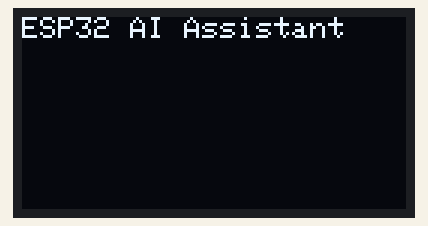
The sketch below on a simulated ESP32. Parts: 128×64 one-colour display. WiFi joins after 1.5 s; servers stay silent unless stated; I2S audio is not simulated (input reads silence); uploads are accepted with an empty reply; what the sketch prints to the serial monitor is not drawn.

Above: at 0.1 s.
At 1.6 s:
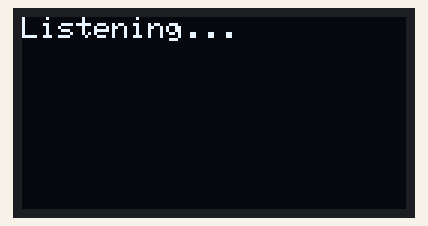
At 12.3 s:
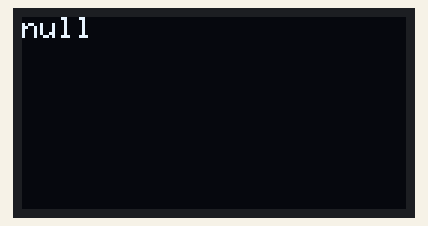

Measured:
- what the display in image 1 shows lasts 10.6 s, from 1.6 s to 12.2 s
- what the display in image 2 shows lasts 1.1 s, from 12.2 s to 13.3 s

The sketch:

main.ino
```cpp
#include <WiFi.h>
#include <HTTPClient.h>
#include <Wire.h>
#include <Adafruit_GFX.h>
#include <Adafruit_SSD1306.h>
#include <driver/i2s.h>
#include <ArduinoJson.h>

// WiFi credentials
const char* ssid = "YOUR_WIFI_SSID";
const char* password = "YOUR_WIFI_PASSWORD";

// API Keys
const char* DEEPGRAM_API_KEY = "YOUR_DEEPGRAM_API_KEY";
const char* GEMINI_API_KEY = "YOUR_GEMINI_API_KEY";

// OLED Display settings
#define SCREEN_WIDTH 128
#define SCREEN_HEIGHT 64
#define OLED_RESET -1
Adafruit_SSD1306 display(SCREEN_WIDTH, SCREEN_HEIGHT, &Wire, OLED_RESET);

// I2S Microphone settings
#define I2S_WS 15
#define I2S_SD 32
#define I2S_SCK 14
#define I2S_PORT I2S_NUM_0
#define BUFFER_SIZE 1024
int16_t sBuffer[BUFFER_SIZE];

void setup() {
  Serial.begin(115200);

  // Initialize OLED
  if(!display.begin(SSD1306_SWITCHCAPVCC, 0x3C)) {
    Serial.println(F("SSD1306 allocation failed"));
    for(;;);
  }
  display.clearDisplay();
  display.setTextSize(1);
  display.setTextColor(WHITE);
  display.setCursor(0,0);
  display.println("ESP32 AI Assistant");
  display.display();

  // Connect to WiFi
  WiFi.begin(ssid, password);
  while (WiFi.status() != WL_CONNECTED) {
    delay(500);
    Serial.print(".");
  }
  Serial.println("\nWiFi Connected!");

  // Configure I2S
  esp_err_t err;
  const i2s_config_t i2s_config = {
    .mode = (i2s_mode_t)(I2S_MODE_MASTER | I2S_MODE_RX),
    .sample_rate = 16000,
    .bits_per_sample = I2S_BITS_PER_SAMPLE_16BIT,
    .channel_format = I2S_CHANNEL_FMT_ONLY_LEFT,
    .communication_format = I2S_COMM_FORMAT_STAND_I2S,
    .intr_alloc_flags = ESP_INTR_FLAG_LEVEL1,
    .dma_buf_count = 4,
    .dma_buf_len = 1024,
    .use_apll = false
  };

  const i2s_pin_config_t pin_config = {
    .bck_io_num = I2S_SCK,
    .ws_io_num = I2S_WS,
    .data_out_num = I2S_PIN_NO_CHANGE,
    .data_in_num = I2S_SD
  };

  err = i2s_driver_install(I2S_PORT, &i2s_config, 0, NULL);
  if (err != ESP_OK) {
    Serial.println("Failed to install I2S driver");
    return;
  }

  err = i2s_set_pin(I2S_PORT, &pin_config);
  if (err != ESP_OK) {
    Serial.println("Failed to set I2S pins");
    return;
  }
}

String recordAudio() {
  size_t bytesRead = 0;
  String audioData = "";

  // Record for 5 seconds
  for(int i = 0; i < 160; i++) {
    i2s_read(I2S_PORT, sBuffer, BUFFER_SIZE * 2, &bytesRead, portMAX_DELAY);
    for(int j = 0; j < BUFFER_SIZE; j++) {
      audioData += String(sBuffer[j]) + ",";
    }
  }
  return audioData;
}

String speechToText(String audioData) {
  HTTPClient http;
  http.begin("https://api.deepgram.com/v1/listen");
  http.addHeader("Authorization", "Token " + String(DEEPGRAM_API_KEY));
  http.addHeader("Content-Type", "audio/raw");

  int httpCode = http.POST(audioData);
  String response = http.getString();
  http.end();

  // Parse JSON response
  DynamicJsonDocument doc(1024);
  deserializeJson(doc, response);
  return doc["results"]["channels"][0]["alternatives"][0]["transcript"].as<String>();
}

String getGeminiResponse(String query) {
  HTTPClient http;
  http.begin("https://generativelanguage.googleapis.com/v1beta/models/gemini-1.5-flash:generateContent?key=" + String(GEMINI_API_KEY));
  http.addHeader("Content-Type", "application/json");

  String payload = "{\"contents\":[{\"parts\":[{\"text\":\"" + query + "\"}]}]}";
  int httpCode = http.POST(payload);
  String response = http.getString();
  http.end();

  // Parse JSON response
  DynamicJsonDocument doc(1024);
  deserializeJson(doc, response);
  return doc["candidates"][0]["content"]["parts"][0]["text"].as<String>();
}

void displayResponse(String text) {
  display.clearDisplay();
  display.setCursor(0,0);

  // Simple text wrapping
  int16_t x1, y1;
  uint16_t w, h;
  String currentLine = "";
  int currentY = 0;

  for(unsigned int i = 0; i < text.length(); i++) {
    currentLine += text[i];
    display.getTextBounds(currentLine, 0, 0, &x1, &y1, &w, &h);

    if(w > SCREEN_WIDTH || text[i] == '\n') {
      display.setCursor(0, currentY);
      display.println(currentLine);
      currentLine = "";
      currentY += 8;

      if(currentY > SCREEN_HEIGHT) {
        display.display();
        delay(2000);
        display.clearDisplay();
        currentY = 0;
      }
    }
  }

  if(currentLine.length() > 0) {
    display.setCursor(0, currentY);
    display.println(currentLine);
  }

  display.display();
}

void loop() {
  display.clearDisplay();
  display.setCursor(0,0);
  display.println("Listening...");
  display.display();

  String audioData = recordAudio();
  String text = speechToText(audioData);

  if(text.length() > 0) {
    String response = getGeminiResponse(text);
    displayResponse(response);
  }

  delay(1000);
}
```
